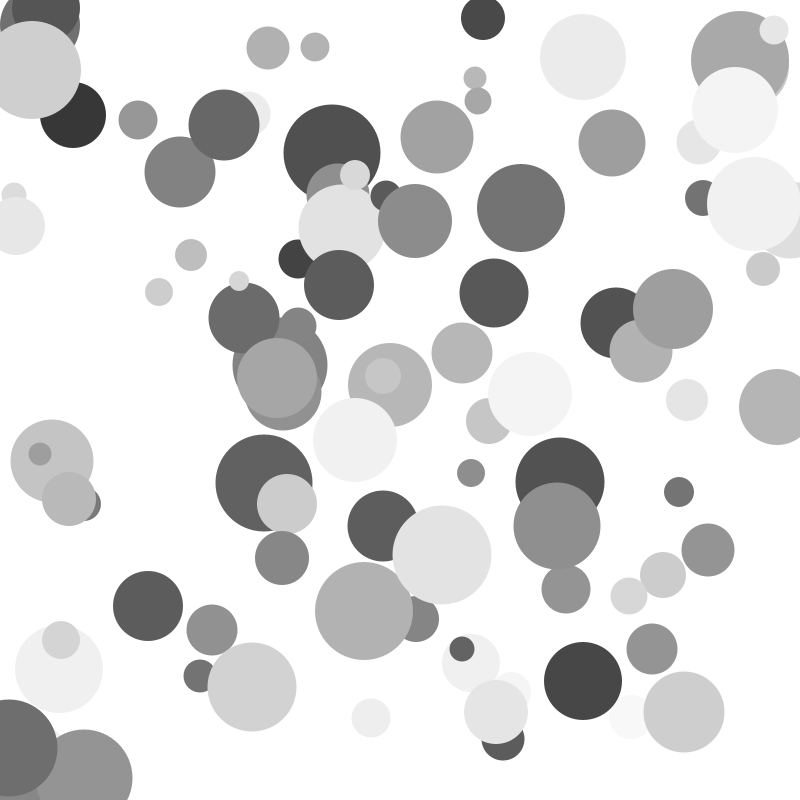
Frame 1 (no input)
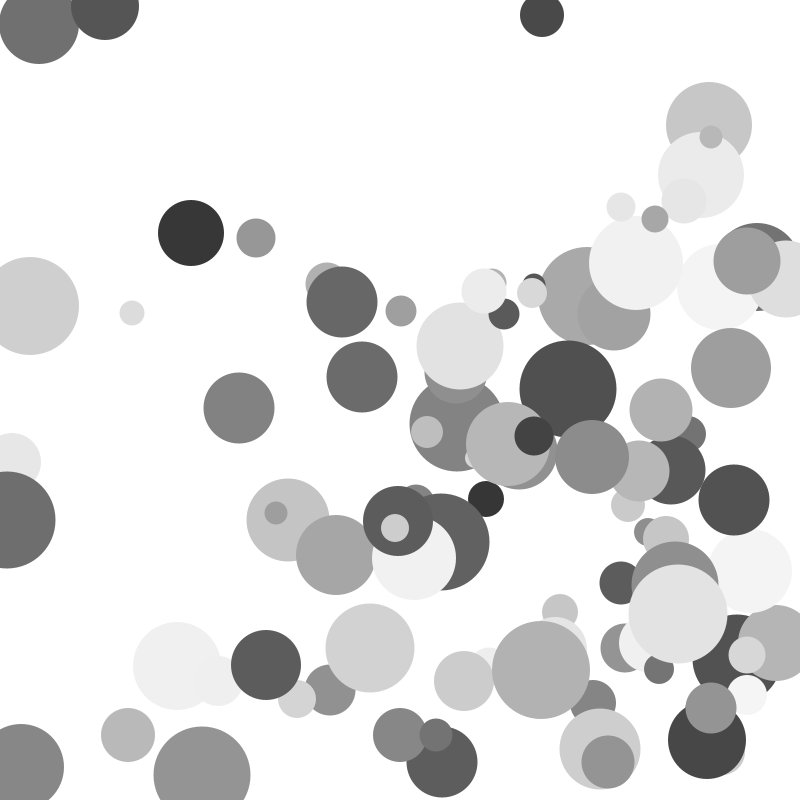
Frame 60 (the mouse pressed at the canvas centre just before this capture)
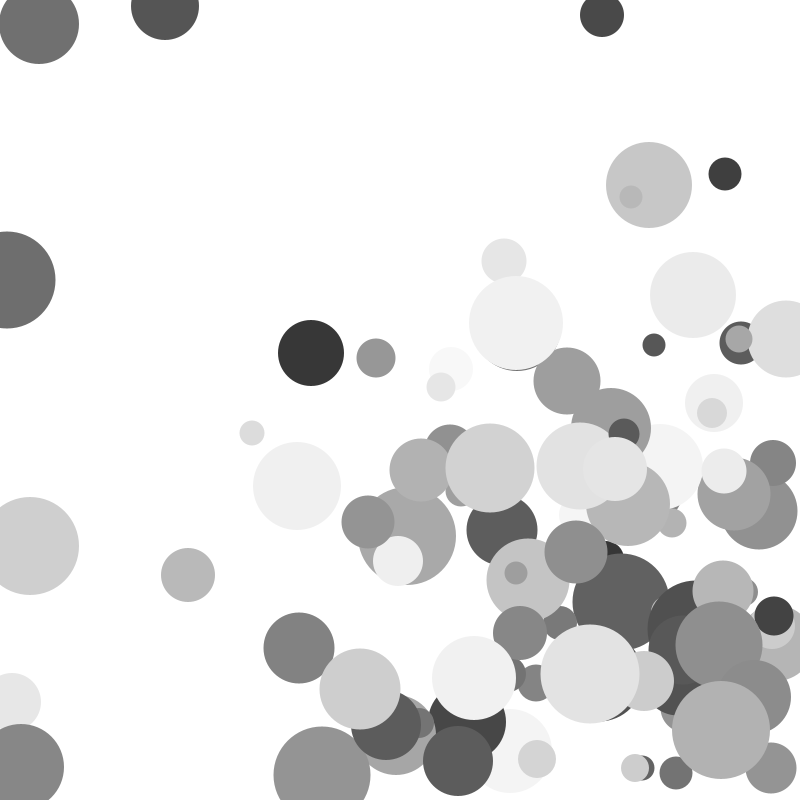
Frame 120 (the mouse held since frame 60 and released just before this capture)

The Processing sketch that drew these frames (run headless with seeded random() and noise(); from frame 60 on, the mouse is pressed at the canvas centre):

// Processing sketch: arrays_bouncingballs_mouse_key
// ── arrays_bouncingballs_mouse_key.pde
int num = 100;
int c = 255;
int [] size = new int[num];
int [] xPos = new int[num];
int [] yPos = new int[num];

int [] xSpeed = new int[num];
int [] ySpeed = new int[num];
int [] Color = new int[c];

int [] opacity = new int[num];

void setup(){
  size(800,800);
  for(int i = 0; i<num; i++){
    opacity[i] = 255;
    xPos[i] = int(random(size[i]/2, width-size[i]/2));
    yPos[i] = int(random(size[i]/2, height-size[i]/2));
    
    xSpeed[i] = int(random(1,5));
    ySpeed[i] = int(random(1,5));
    size[i] = int(random(20, 100));
    Color[i] = int(random(51,255));
    
    noStroke();
  }
  
}

void draw(){
 background(255);
 for(int i = 0; i<num; i++){
   xPos[i] = xPos[i] + xSpeed[i];
   yPos[i] = yPos[i] + ySpeed[i];
   fill (Color[i],opacity[i]);
   ellipse(xPos[i], yPos[i],size[i],size[i]);
   
   if(xPos[i] <= size[i]/2 || xPos[i] >=width-size[i]/2){
     xSpeed[i] = xSpeed[i] *-1;
   }
   if(yPos[i] <= size[i]/2 || yPos[i] >=height-size[i]/2){
     ySpeed[i] = ySpeed[i] *-1;
    }
    if(dist(mouseX, mouseY, xPos[i], yPos[i])<size[i]/2){
      opacity[i] = 0;
    }
    if(keyPressed){
      opacity[i] = 255;
    }
  }  
}
